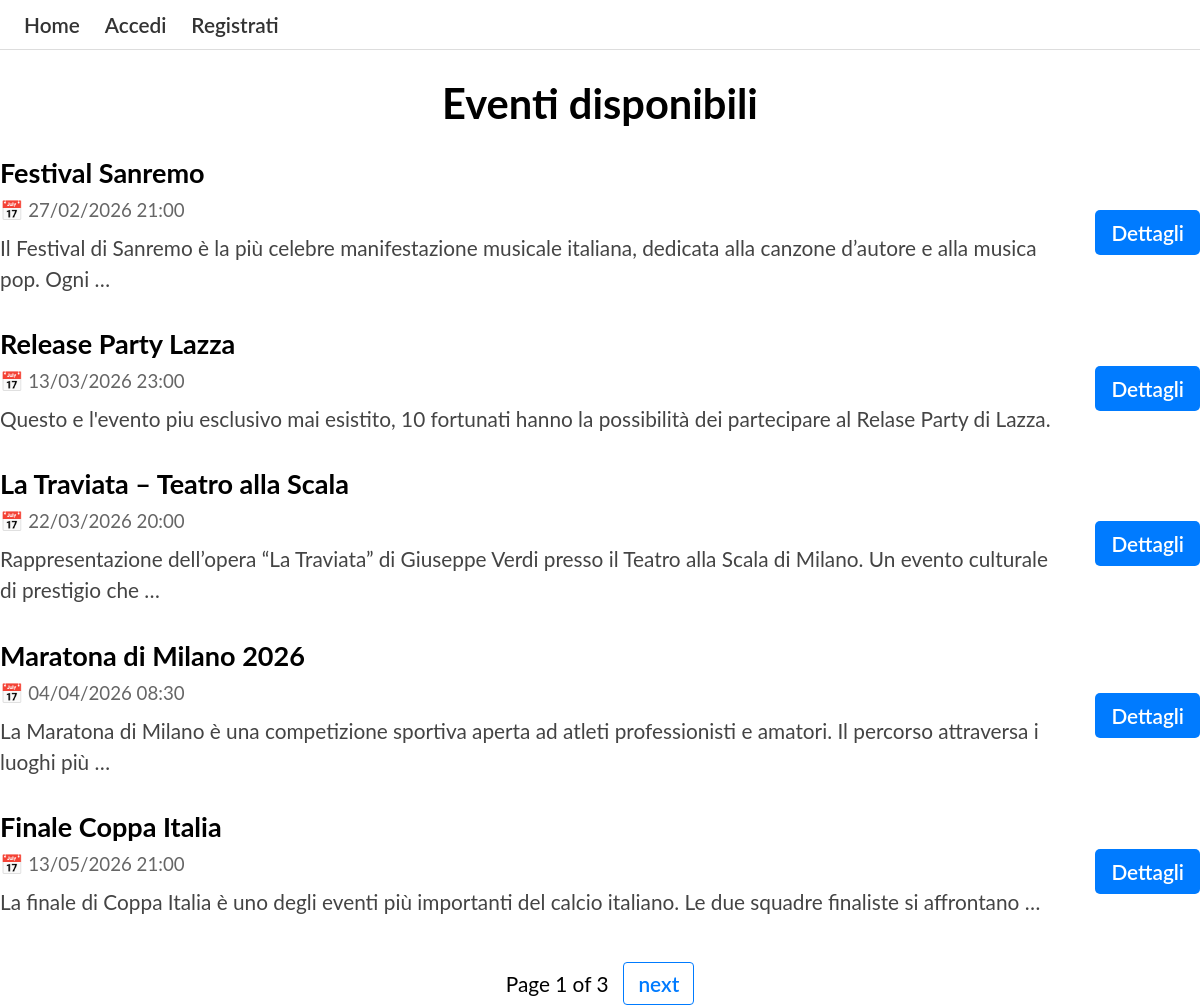
Page /catalog/ on the committed database.
### catalog/models.py (models this page shows, shortened)
class Evento(models.Model):
    titolo = models.CharField(max_length=200)
    descrizione = models.TextField(blank=True)
    data = models.DateTimeField()
    posti_totali = models.PositiveIntegerField()
    creatore = models.ForeignKey(User, on_delete=models.CASCADE)
    immagine = models.ImageField(upload_to="eventi/",blank=True,null=True)
    class Meta:
        verbose_name = "Evento"
        verbose_name_plural = "Eventi"
    def get_absolute_url(self):
        return reverse('evento-detail', args=[str(self.id)])

### catalog/views.py (the view)
# urls.py: path('', views.IndexView.as_view(), name='index'),
class IndexView(generic.ListView):
    model = Evento
    template_name = 'index.html'
    context_object_name = 'eventi'
    paginate_by = 5
    def get_queryset(self):
        return Evento.objects.filter(
            data__gt=timezone.now()
        ).order_by('data')
    def get_context_data(self, **kwargs):
        context = super().get_context_data(**kwargs)
        num_visits = self.request.session.get('num_visits', 0) + 1
        self.request.session['num_visits'] = num_visits
        context['num_visits'] = num_visits
        return context

### catalog/templates/index.html
{% extends "base_generic.html" %}
{% block content %}
<h1 class="title">Eventi disponibili</h1>
<div class="event-list">
  {% for evento in eventi %}
  <div class="event-card">
    <div class="event-main">
      <div class="event-header">
        <h2 class="event-title">{{ evento.titolo }}</h2>
      </div>
      <p class="event-date">
        📅 {{ evento.data|date:"d/m/Y H:i" }}
      </p>
      <p class="event-description">
        {{ evento.descrizione|truncatewords:20 }}
      </p>
    </div>
    <div class="event-action">
      <a href="{{ evento.get_absolute_url }}" class="btn btn-primary">
        Dettagli
      </a>
    </div>
  </div>
  {% empty %}
    <p>Nessun evento disponibile.</p>
  {% endfor %}
</div>
{% endblock %}

### catalog/static/css/styles.css (style rules this page uses)
body { font-family: "Lato", sans-serif; font-size: 1.3em; margin: 0; padding: 0; }
.event-list { display: flex; flex-direction: column; gap: 18px; }
.event-card { display: flex; justify-content: space-between; align-items: center; gap :24px; }
.event-main { display: flex; flex-direction: column; align-items: flex-start; }
.event-header { margin-bottom: 6px; }
.event-title { margin: 0; font-size: 1.3em; }
.event-date { margin-top: 4px; margin-bottom: 10px; font-size: 0.9em; color: #666; }
.event-description { margin: 0 0 15px 0; line-height: 1.5; color: #444; }
.event-action { min-width: 120px; text-align: right; }
.title { text-align: center; }
.btn { display: inline-block; padding: 10px 16px; border-radius: 5px; text-decoration: none; font-weight: 600; }
.btn-primary { background-color: #007bff; color: #fff; }

### rows in the picture
Evento: titolo "Festival Sanremo", data "27/02/2026 21:00", descrizione "Il Festival di Sanremo è la più celebre manifestazione musicale italiana, dedicata alla canzone d’autore e alla musica pop. Ogni …"
Evento: titolo "Release Party Lazza", data "13/03/2026 23:00", descrizione "Questo e l'evento piu esclusivo mai esistito, 10 fortunati hanno la possibilità dei partecipare al Relase Party di Lazza."
Evento: titolo "La Traviata – Teatro alla Scala", data "22/03/2026 20:00", descrizione "Rappresentazione dell’opera “La Traviata” di Giuseppe Verdi presso il Teatro alla Scala di Milano. Un evento culturale di prestigio che …"
Evento: titolo "Maratona di Milano 2026", data "04/04/2026 08:30", descrizione "La Maratona di Milano è una competizione sportiva aperta ad atleti professionisti e amatori. Il percorso attraversa i luoghi più …"
Evento: titolo "Finale Coppa Italia", data "13/05/2026 21:00", descrizione "La finale di Coppa Italia è uno degli eventi più importanti del calcio italiano. Le due squadre finaliste si affrontano …"

### other values in the picture
{{ page_obj.number }} "1"
{{ page_obj.paginator.num_pages }} "3"
